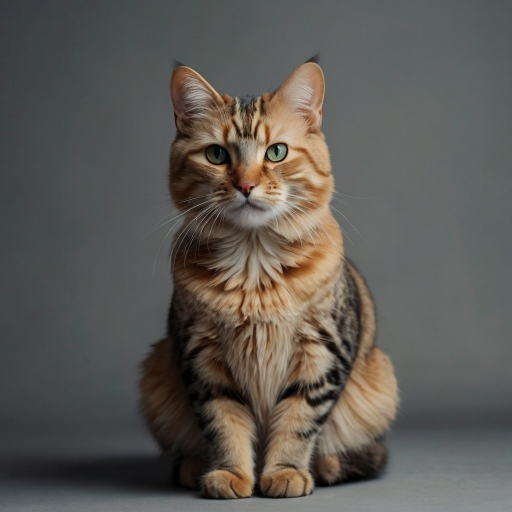
#> input picture Marco 2025/YOLO/assets/img/cats/image0.jpg, 1024 x 1024 px, found by its file name (shown at 1/2 size)
$ python Nonmax_suppression_sim.py
#> lines starting #> are read from the running program, lines starting #| are printed output that depends on the picture; after the words box and inside, x2 and y2 are one past the last pixel; in counts of white or black regions, pixels touching at a corner belong together
import cv2
import numpy as np

# Caminhos dos arquivos
image_path = r"Marco 2025\YOLO\assets\img\cats\image0.jpg"  # Imagem de entrada
output_path = r"Marco 2025\YOLO\assets\img\cats\image0_nom_max_sim.jpg"  # Caminho da imagem saída

# Carregar a imagem
img = cv2.imread(image_path)
#> img is the input picture: shape (1024, 1024, 3); mean B, G, R 84.4, 89.7, 93

# Verifica se a imagem foi carregada corretamente
if img is None:
    print("Erro: Não foi possível carregar a imagem.")
    exit()

# Bounding Box Principal (dados fornecidos)
best_box = {'Pc': 0.94, 'bx': 536, 'by': 551, 'bw': 530, 'bh': 896}

# Calcular as coordenadas da bounding box principal
best_x1 = best_box["bx"] - best_box["bw"] // 2
best_y1 = best_box["by"] - best_box["bh"] // 2
best_x2 = best_box["bx"] + best_box["bw"] // 2
best_y2 = best_box["by"] + best_box["bh"] // 2

# Simular bounding boxes levemente deslocadas e menores
bounding_boxes = [
    (best_x1 - 30, best_y1 - 30, best_x2 - 40, best_y2 - 40, 0.85),
    (best_x1 + 20, best_y1 + 15, best_x2 + 30, best_y2 + 25, 0.80),
    (best_x1 - 15, best_y1 - 10, best_x2 + 20, best_y2 + 15, 0.78),
    (best_x1 + 10, best_y1 + 10, best_x2 - 10, best_y2 - 10, 0.88)
]

# Função para desenhar bounding boxes
def draw_bounding_box(img, x1, y1, x2, y2, conf, color, thickness=5, text_offset=0):
    cv2.rectangle(img, (x1, y1), (x2, y2), color, thickness)
    label = f"cat {conf:.2f}"

    # Adiciona um fundo para melhor leitura do texto
    (w, h), _ = cv2.getTextSize(label, cv2.FONT_HERSHEY_SIMPLEX, 1, 3)
    cv2.rectangle(img, (x1, y1 - h - 10 + text_offset), (x1 + w, y1 + text_offset), color, -1)
    cv2.putText(img, label, (x1, y1 - 5 + text_offset),
                cv2.FONT_HERSHEY_SIMPLEX, 1, (255, 255, 255), 3)

# Desenhar as bounding boxes **menos confiáveis** primeiro (em azul)
text_offsets = [0, 30, 60, 90]  # Evita sobreposição do texto
for i, box in enumerate(bounding_boxes):
    x1, y1, x2, y2, conf = box
    draw_bounding_box(img, x1, y1, x2, y2, conf, (255, 0, 0), 5, text_offsets[i])
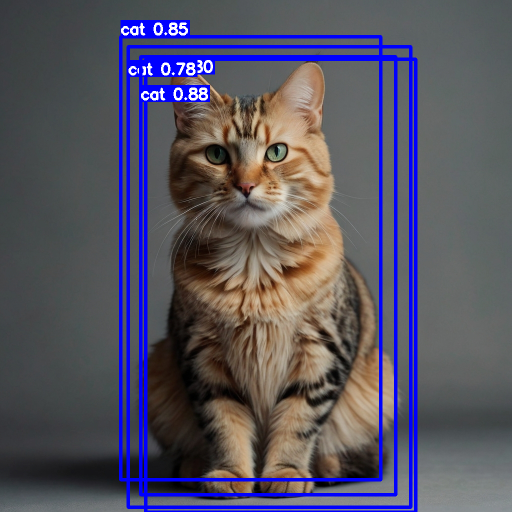
#> img: shape (1024, 1024, 3) (shown at 1/2 size); 8.56% of pixels changed, all inside (x1, y1, x2, y2) = (238, 40, 835, 1024)

# **Desenhar a bounding box principal por último em vermelho**
draw_bounding_box(img, best_x1, best_y1, best_x2, best_y2, best_box['Pc'], (0, 0, 255), 8)
#> in draw_bounding_box (call 5), `cv2.putText(img, label, (x1, y1 - 5 + text_offset), cv2.FONT_HERSHEY_S..`:
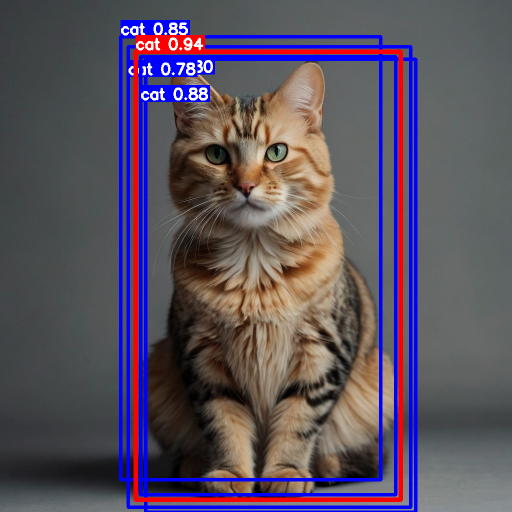
#> img: shape (1024, 1024, 3) (shown at 1/2 size); mean B, G, R 95.8, 80.8, 91.2

# Salvar a imagem processada
cv2.imwrite(output_path, img)
print(f"Imagem salva com sucesso em: {output_path}")

# Exibir a imagem
cv2.imshow("Non-Max Suppression Simulation", img)
cv2.waitKey(0)
cv2.destroyAllWindows()

$ run again, with Marco 2025/YOLO/assets/img/cats/image3.jpg copied over Marco 2025/YOLO/assets/img/cats/image0.jpg
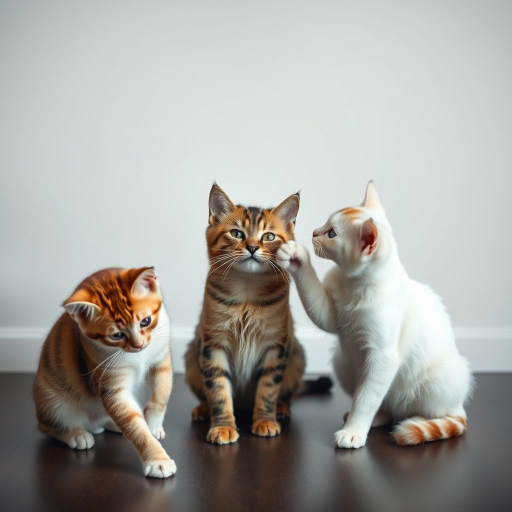
#> input picture Marco 2025/YOLO/assets/img/cats/image3.jpg, 1024 x 1024 px, found by its file name (shown at 1/2 size)
#> img is the input picture: shape (1024, 1024, 3); mean B, G, R 159.7, 164.2, 165.6
#> after the loop `for i, box in enumerate(bounding_boxes):`:
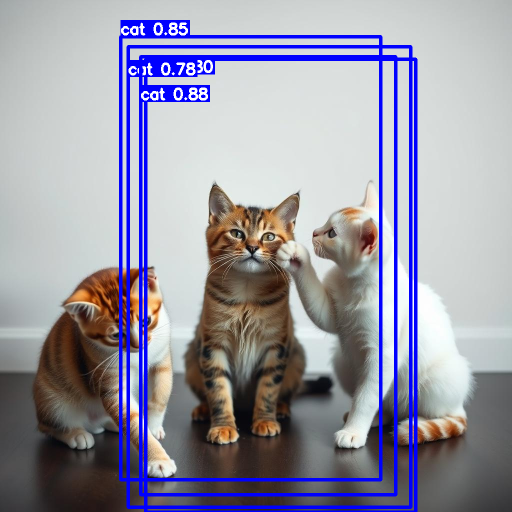
#> img: shape (1024, 1024, 3) (shown at 1/2 size); 8.56% of pixels changed, all inside (x1, y1, x2, y2) = (238, 40, 835, 1024)
#> in draw_bounding_box (call 5), `cv2.putText(img, label, (x1, y1 - 5 + text_offset), cv2.FONT_HERSHEY_S..`:
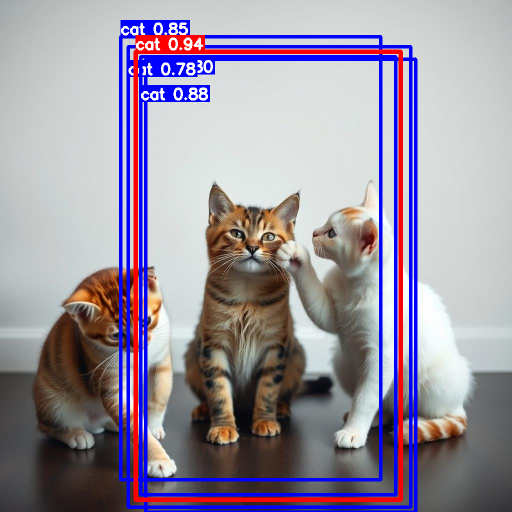
#> img: shape (1024, 1024, 3) (shown at 1/2 size); mean B, G, R 162.3, 146.2, 154.4

$ run again, with Marco 2025/YOLO/assets/img/cats/image4.jpg copied over Marco 2025/YOLO/assets/img/cats/image0.jpg
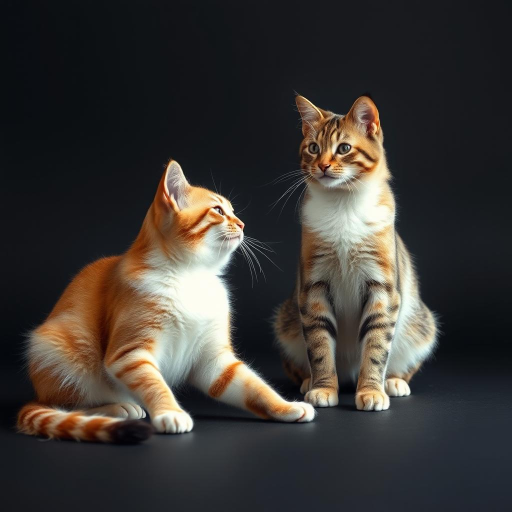
#> input picture Marco 2025/YOLO/assets/img/cats/image4.jpg, 1024 x 1024 px, found by its file name (shown at 1/2 size)
#> img is the input picture: shape (1024, 1024, 3); mean B, G, R 53, 56.3, 60
#> after the loop `for i, box in enumerate(bounding_boxes):`:
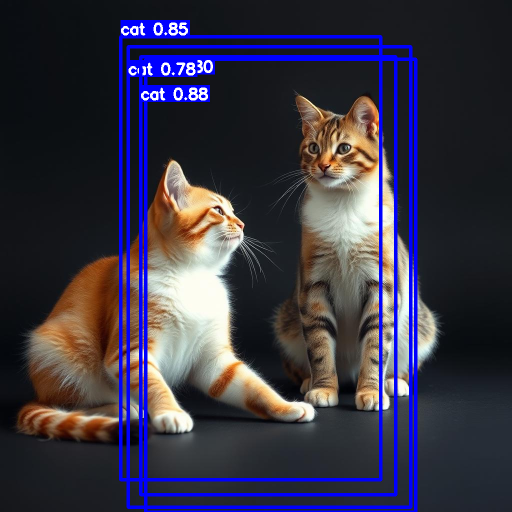
#> img: shape (1024, 1024, 3) (shown at 1/2 size); 8.56% of pixels changed, all inside (x1, y1, x2, y2) = (238, 40, 835, 1024)
#> in draw_bounding_box (call 5), `cv2.putText(img, label, (x1, y1 - 5 + text_offset), cv2.FONT_HERSHEY_S..`:
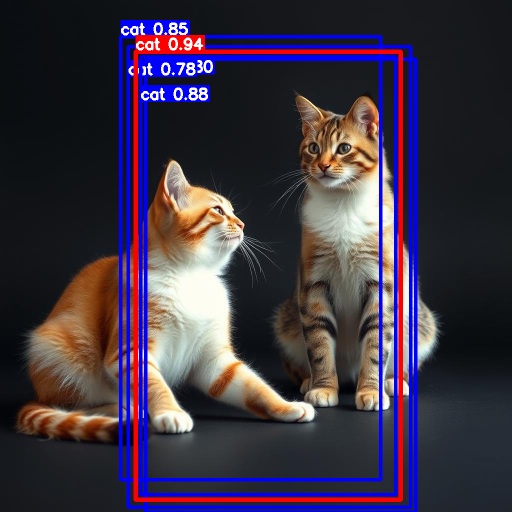
#> img: shape (1024, 1024, 3) (shown at 1/2 size); mean B, G, R 68.7, 51.7, 61.9

$ run again, with Marco 2025/YOLO/assets/img/cats/image5.jpg copied over Marco 2025/YOLO/assets/img/cats/image0.jpg
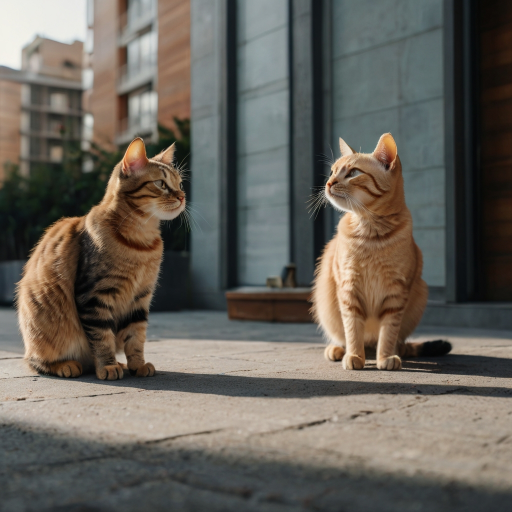
#> input picture Marco 2025/YOLO/assets/img/cats/image5.jpg, 1024 x 1024 px, found by its file name (shown at 1/2 size)
#> img is the input picture: shape (1024, 1024, 3); mean B, G, R 90.1, 98.1, 102.9
#> after the loop `for i, box in enumerate(bounding_boxes):`:
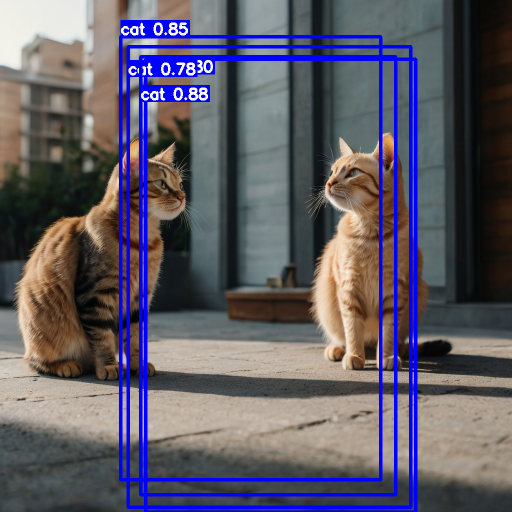
#> img: shape (1024, 1024, 3) (shown at 1/2 size); 8.56% of pixels changed, all inside (x1, y1, x2, y2) = (238, 40, 835, 1024)
#> in draw_bounding_box (call 5), `cv2.putText(img, label, (x1, y1 - 5 + text_offset), cv2.FONT_HERSHEY_S..`:
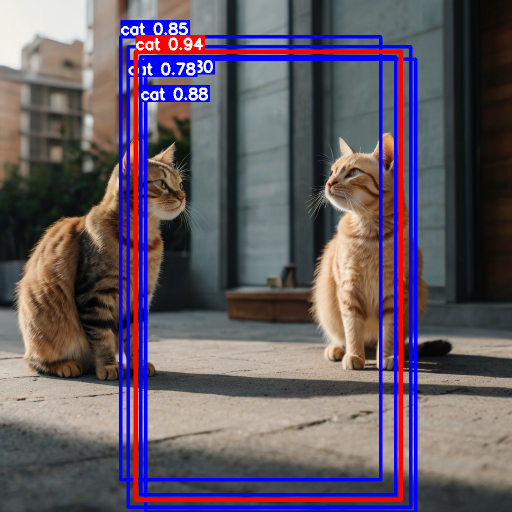
#> img: shape (1024, 1024, 3) (shown at 1/2 size); mean B, G, R 101.7, 88.5, 99.3
